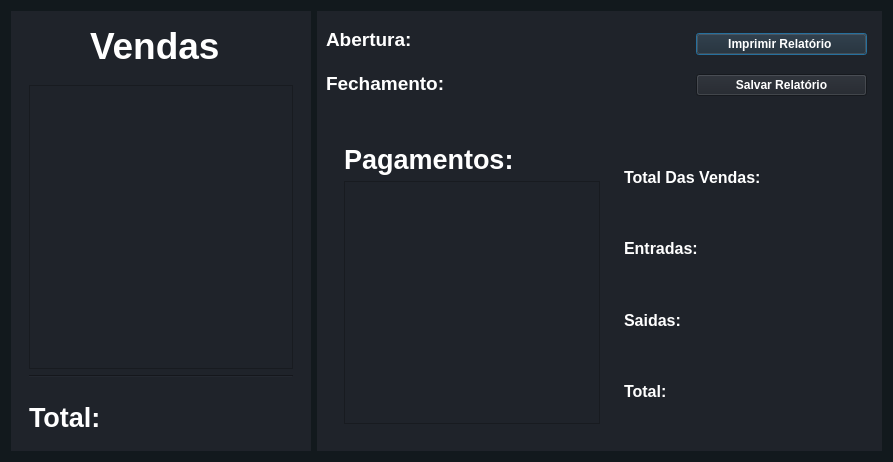
<?xml version="1.0" encoding="UTF-8"?>
<ui version="4.0">
 <class>Dialog</class>
 <widget class="QDialog" name="Dialog">
  <property name="geometry">
   <rect>
    <x>0</x>
    <y>0</y>
    <width>893</width>
    <height>462</height>
   </rect>
  </property>
  <property name="windowTitle">
   <string>Caixa</string>
  </property>
  <property name="styleSheet">
   <string notr="true">
background-color:#12191d;</string>
  </property>
  <layout class="QHBoxLayout" name="horizontalLayout">
   <item>
    <widget class="QWidget" name="Leftwidget" native="true">
     <property name="sizePolicy">
      <sizepolicy hsizetype="Minimum" vsizetype="Preferred">
       <horstretch>0</horstretch>
       <verstretch>0</verstretch>
      </sizepolicy>
     </property>
     <property name="minimumSize">
      <size>
       <width>300</width>
       <height>0</height>
      </size>
     </property>
     <property name="styleSheet">
      <string notr="true">background-color:#1f232a;</string>
     </property>
     <layout class="QVBoxLayout" name="verticalLayout">
      <item>
       <widget class="QWidget" name="widget" native="true">
        <property name="sizePolicy">
         <sizepolicy hsizetype="Preferred" vsizetype="Minimum">
          <horstretch>0</horstretch>
          <verstretch>0</verstretch>
         </sizepolicy>
        </property>
        <property name="minimumSize">
         <size>
          <width>0</width>
          <height>50</height>
         </size>
        </property>
        <widget class="QLabel" name="label">
         <property name="geometry">
          <rect>
           <x>70</x>
           <y>-10</y>
           <width>201</width>
           <height>71</height>
          </rect>
         </property>
         <property name="font">
          <font>
           <family>Nirmala UI</family>
           <pointsize>28</pointsize>
           <weight>75</weight>
           <bold>true</bold>
          </font>
         </property>
         <property name="styleSheet">
          <string notr="true">color: rgb(255, 255, 255);</string>
         </property>
         <property name="text">
          <string>Vendas</string>
         </property>
        </widget>
       </widget>
      </item>
      <item>
       <widget class="QWidget" name="widget_2" native="true">
        <property name="sizePolicy">
         <sizepolicy hsizetype="Preferred" vsizetype="Expanding">
          <horstretch>0</horstretch>
          <verstretch>0</verstretch>
         </sizepolicy>
        </property>
        <layout class="QGridLayout" name="gridLayout">
         <item row="0" column="0">
          <widget class="QListWidget" name="listWidget_vendas">
           <property name="sizePolicy">
            <sizepolicy hsizetype="Minimum" vsizetype="Expanding">
             <horstretch>0</horstretch>
             <verstretch>0</verstretch>
            </sizepolicy>
           </property>
           <property name="font">
            <font>
             <pointsize>10</pointsize>
             <weight>75</weight>
             <bold>true</bold>
            </font>
           </property>
           <property name="styleSheet">
            <string notr="true">color: rgb(255, 255, 255);</string>
           </property>
          </widget>
         </item>
         <item row="1" column="0">
          <widget class="Line" name="line">
           <property name="orientation">
            <enum>Qt::Horizontal</enum>
           </property>
          </widget>
         </item>
        </layout>
       </widget>
      </item>
      <item>
       <widget class="QWidget" name="widget_3" native="true">
        <property name="minimumSize">
         <size>
          <width>0</width>
          <height>40</height>
         </size>
        </property>
        <layout class="QVBoxLayout" name="verticalLayout_2">
         <item>
          <widget class="QLabel" name="label_total_todas_vendas">
           <property name="font">
            <font>
             <family>Nirmala UI</family>
             <pointsize>20</pointsize>
             <weight>75</weight>
             <bold>true</bold>
            </font>
           </property>
           <property name="styleSheet">
            <string notr="true">color: rgb(255, 255, 255);</string>
           </property>
           <property name="text">
            <string>Total:</string>
           </property>
          </widget>
         </item>
        </layout>
       </widget>
      </item>
     </layout>
    </widget>
   </item>
   <item>
    <widget class="QWidget" name="Rightwidget" native="true">
     <property name="sizePolicy">
      <sizepolicy hsizetype="Expanding" vsizetype="Preferred">
       <horstretch>0</horstretch>
       <verstretch>0</verstretch>
      </sizepolicy>
     </property>
     <property name="styleSheet">
      <string notr="true">background-color:#1f232a;</string>
     </property>
     <layout class="QVBoxLayout" name="verticalLayout_6">
      <item>
       <widget class="QWidget" name="widget_6" native="true">
        <property name="sizePolicy">
         <sizepolicy hsizetype="Preferred" vsizetype="Minimum">
          <horstretch>0</horstretch>
          <verstretch>0</verstretch>
         </sizepolicy>
        </property>
        <property name="minimumSize">
         <size>
          <width>0</width>
          <height>100</height>
         </size>
        </property>
        <widget class="QWidget" name="verticalLayoutWidget">
         <property name="geometry">
          <rect>
           <x>0</x>
           <y>0</y>
           <width>341</width>
           <height>82</height>
          </rect>
         </property>
         <layout class="QVBoxLayout" name="verticalLayout_3">
          <item>
           <widget class="QLabel" name="label_abertura">
            <property name="font">
             <font>
              <family>Nirmala UI</family>
              <pointsize>14</pointsize>
              <weight>75</weight>
              <bold>true</bold>
             </font>
            </property>
            <property name="styleSheet">
             <string notr="true">color: rgb(255, 255, 255);</string>
            </property>
            <property name="text">
             <string>Abertura:</string>
            </property>
           </widget>
          </item>
          <item>
           <widget class="QLabel" name="label_fechamento">
            <property name="font">
             <font>
              <family>Nirmala UI</family>
              <pointsize>14</pointsize>
              <weight>75</weight>
              <bold>true</bold>
             </font>
            </property>
            <property name="styleSheet">
             <string notr="true">color: rgb(255, 255, 255);</string>
            </property>
            <property name="text">
             <string>Fechamento:</string>
            </property>
           </widget>
          </item>
         </layout>
        </widget>
        <widget class="QWidget" name="verticalLayoutWidget_4">
         <property name="geometry">
          <rect>
           <x>370</x>
           <y>0</y>
           <width>171</width>
           <height>91</height>
          </rect>
         </property>
         <layout class="QVBoxLayout" name="verticalLayout_7">
          <item>
           <widget class="QPushButton" name="pushButton_imprimir">
            <property name="font">
             <font>
              <weight>75</weight>
              <bold>true</bold>
             </font>
            </property>
            <property name="styleSheet">
             <string notr="true">color: rgb(255, 255, 255);</string>
            </property>
            <property name="text">
             <string>Imprimir Relatório </string>
            </property>
           </widget>
          </item>
          <item>
           <widget class="QPushButton" name="pushButton_salvar">
            <property name="font">
             <font>
              <weight>75</weight>
              <bold>true</bold>
             </font>
            </property>
            <property name="styleSheet">
             <string notr="true">color: rgb(255, 255, 255);</string>
            </property>
            <property name="text">
             <string>Salvar Relatório</string>
            </property>
           </widget>
          </item>
         </layout>
        </widget>
       </widget>
      </item>
      <item>
       <layout class="QHBoxLayout" name="horizontalLayout_2">
        <item>
         <widget class="QWidget" name="widget_4" native="true">
          <property name="sizePolicy">
           <sizepolicy hsizetype="Preferred" vsizetype="Expanding">
            <horstretch>0</horstretch>
            <verstretch>0</verstretch>
           </sizepolicy>
          </property>
          <layout class="QHBoxLayout" name="horizontalLayout_3">
           <item>
            <widget class="QWidget" name="widget_7" native="true">
             <property name="sizePolicy">
              <sizepolicy hsizetype="Expanding" vsizetype="Preferred">
               <horstretch>0</horstretch>
               <verstretch>0</verstretch>
              </sizepolicy>
             </property>
             <layout class="QGridLayout" name="gridLayout_3">
              <item row="0" column="0">
               <layout class="QVBoxLayout" name="verticalLayout_4">
                <item>
                 <widget class="QLabel" name="label_total_4">
                  <property name="font">
                   <font>
                    <family>Nirmala UI</family>
                    <pointsize>20</pointsize>
                    <weight>75</weight>
                    <bold>true</bold>
                   </font>
                  </property>
                  <property name="styleSheet">
                   <string notr="true">color: rgb(255, 255, 255);</string>
                  </property>
                  <property name="text">
                   <string>Pagamentos:</string>
                  </property>
                 </widget>
                </item>
                <item>
                 <widget class="QListWidget" name="listWidget_pagamentos">
                  <property name="sizePolicy">
                   <sizepolicy hsizetype="Minimum" vsizetype="Expanding">
                    <horstretch>0</horstretch>
                    <verstretch>0</verstretch>
                   </sizepolicy>
                  </property>
                  <property name="font">
                   <font>
                    <pointsize>12</pointsize>
                    <weight>75</weight>
                    <bold>true</bold>
                   </font>
                  </property>
                  <property name="styleSheet">
                   <string notr="true">color: rgb(255, 255, 255);</string>
                  </property>
                  <property name="editTriggers">
                   <set>QAbstractItemView::NoEditTriggers</set>
                  </property>
                 </widget>
                </item>
               </layout>
              </item>
             </layout>
            </widget>
           </item>
           <item>
            <widget class="QWidget" name="widget_5" native="true">
             <property name="sizePolicy">
              <sizepolicy hsizetype="Expanding" vsizetype="Preferred">
               <horstretch>0</horstretch>
               <verstretch>0</verstretch>
              </sizepolicy>
             </property>
             <layout class="QGridLayout" name="gridLayout_2">
              <item row="0" column="0">
               <layout class="QVBoxLayout" name="verticalLayout_5">
                <item>
                 <widget class="QLabel" name="label_total_vendas">
                  <property name="font">
                   <font>
                    <family>Nirmala UI</family>
                    <pointsize>12</pointsize>
                    <weight>75</weight>
                    <bold>true</bold>
                   </font>
                  </property>
                  <property name="styleSheet">
                   <string notr="true">color: rgb(255, 255, 255);</string>
                  </property>
                  <property name="text">
                   <string>Total Das Vendas:</string>
                  </property>
                 </widget>
                </item>
                <item>
                 <widget class="QLabel" name="label_total_entradas">
                  <property name="font">
                   <font>
                    <family>Nirmala UI</family>
                    <pointsize>12</pointsize>
                    <weight>75</weight>
                    <bold>true</bold>
                   </font>
                  </property>
                  <property name="styleSheet">
                   <string notr="true">color: rgb(255, 255, 255);</string>
                  </property>
                  <property name="text">
                   <string>Entradas:</string>
                  </property>
                 </widget>
                </item>
                <item>
                 <widget class="QLabel" name="label_total_saidas">
                  <property name="font">
                   <font>
                    <family>Nirmala UI</family>
                    <pointsize>12</pointsize>
                    <weight>75</weight>
                    <bold>true</bold>
                   </font>
                  </property>
                  <property name="styleSheet">
                   <string notr="true">color: rgb(255, 255, 255);</string>
                  </property>
                  <property name="text">
                   <string>Saidas:</string>
                  </property>
                 </widget>
                </item>
                <item>
                 <widget class="QLabel" name="label_total_de_tudo">
                  <property name="font">
                   <font>
                    <family>Nirmala UI</family>
                    <pointsize>12</pointsize>
                    <weight>75</weight>
                    <bold>true</bold>
                   </font>
                  </property>
                  <property name="styleSheet">
                   <string notr="true">color: rgb(255, 255, 255);</string>
                  </property>
                  <property name="text">
                   <string>Total:</string>
                  </property>
                 </widget>
                </item>
               </layout>
              </item>
             </layout>
            </widget>
           </item>
          </layout>
         </widget>
        </item>
       </layout>
      </item>
     </layout>
    </widget>
   </item>
  </layout>
 </widget>
 <resources/>
 <connections/>
</ui>
